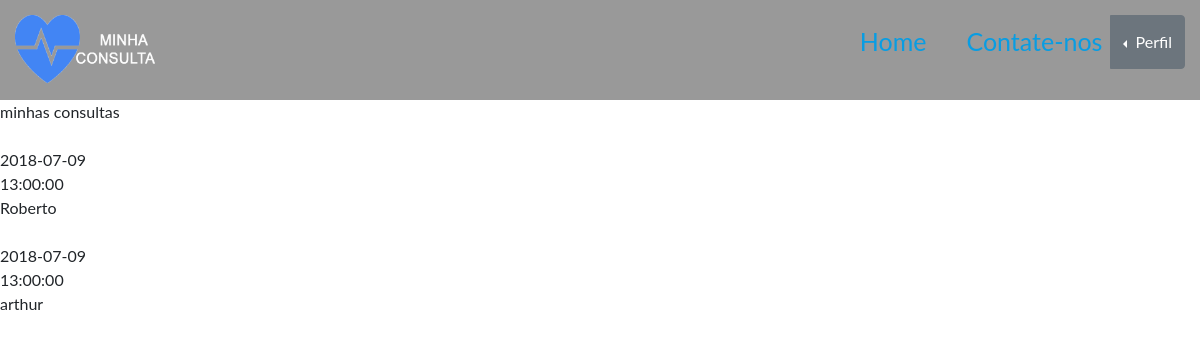
The app's page /consulta_usuario.php (signed in) with its own data.
### tables this page shows
CREATE TABLE `consulta_horario` (
  `id_horario_c` bigint(20) UNSIGNED NOT NULL,
  `data` date NOT NULL,
  `hora` time NOT NULL,
  `id_medico` int(11) DEFAULT NULL,
  `id_usuario` int(11) NOT NULL,
  `status` smallint(6) NOT NULL
);

CREATE TABLE `medicos` (
  `id_medico` int(10) UNSIGNED NOT NULL,
  `nome` varchar(255) NOT NULL,
  `sobrenome` varchar(255) NOT NULL,
  `crm` int(11) NOT NULL,
  `login` varchar(255) NOT NULL,
  `senha` varchar(255) NOT NULL,
  `perfil` varchar(255) NOT NULL
);

### _funcoes/funcoes_consulta.php (called while the page is built, shortened)
<?php
function consultas_marcadas($conexao,$id_usuario){
	$sql="SELECT * FROM consulta_horario WHERE id_usuario='$id_usuario';";
	$consultas=array();
	$resultado=mysqli_query($conexao,$sql);
	while($consulta = mysqli_fetch_assoc($resultado)) {
        array_push($consultas, $consulta);
    }
    return $consultas;
}

### _funcoes/funcoes_medico.php (called while the page is built, shortened)
<?php
function busca_medico($conexao,$id_medico){
	$sql="SELECT * FROM medicos WHERE id_medico ='$id_medico';";
	$resultado=mysqli_query($conexao,$sql);
	$medico=mysqli_fetch_assoc($resultado);
	return $medico;
}
 ?>

### consulta_usuario.php (the view, shortened to what this page needs)
<?php
require_once("header.php");
require_once("nav.php");
require_once("_funcoes/funcoes_consulta.php");
require_once("_funcoes/funcoes_medico.php");
$id_usuario=$_SESSION["usuario_logado_id"];
$consultas=consultas_marcadas($conexao,$id_usuario);
echo "minhas consultas";
foreach ($consultas as $consulta) {
	$id_medico=$consulta['id_medico'];
	$medico=busca_medico($conexao,$id_medico);
	echo $consulta['data'];
	echo $consulta['hora'];
	echo $medico['nome'];
}
 ?>

### records on screen
consulta_horario: data "2018-07-09", hora "13:00:00", id_medico.nome "Roberto"
consulta_horario: data "2018-07-09", hora "13:00:00", id_medico.nome "arthur"
